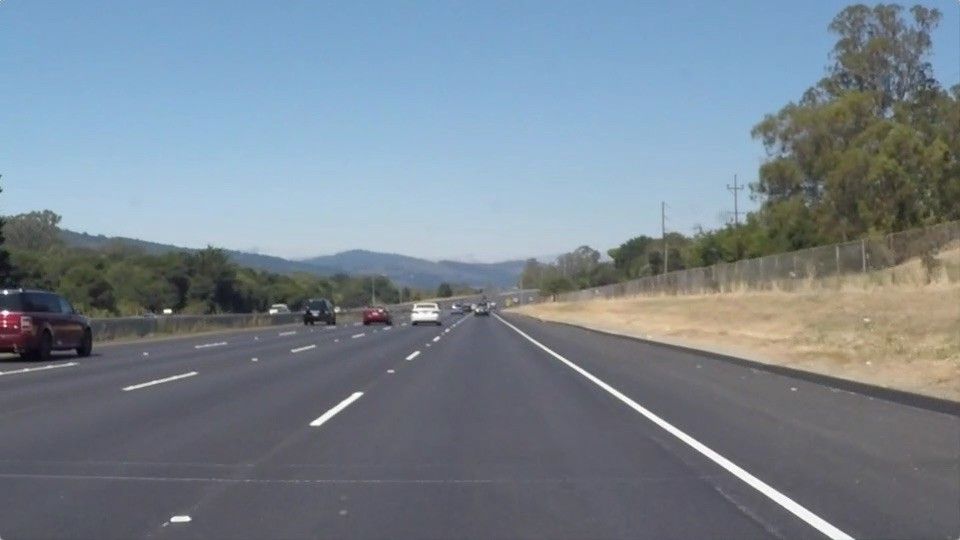
#> input picture Final_Assignments/HW3/Q8/road.jpg, 960 x 540 px
$ jupyter execute Q8.ipynb   (shell and % lines are left out)
#> lines starting #> are read from the running program, lines starting #| are printed output that depends on the picture; after the words box and inside, x2 and y2 are one past the last pixel; in counts of white or black regions, pixels touching at a corner belong together
### Final_Assignments/HW3/Q8/q5_q8.py
import numpy as np
import matplotlib.pyplot as plt
from time import time
from skimage import io

def conv(image, kernel):
    """ An implementation of convolution filter.

    This function uses element-wise multiplication and np.sum()
    to efficiently compute weighted sum of neighborhood at each
    pixel.

    Args:
        image: numpy array of shape (Hi, Wi)
        kernel: numpy array of shape (Hk, Wk)

    Returns:
        out: numpy array of shape (Hi, Wi)
    """
    Hi, Wi = image.shape
    Hk, Wk = kernel.shape
    out = np.zeros((Hi, Wi))

    # For this assignment, we will use edge values to pad the images.
    # Zero padding will make derivatives at the image boundary very big,
    # whereas we want to ignore the edges at the boundary.
    pad_width0 = Hk // 2
    pad_width1 = Wk // 2
    pad_width = ((pad_width0,pad_width0),(pad_width1,pad_width1))
    padded = np.pad(image, pad_width, mode='edge')


    ### YOUR CODE HERE
    # Perform convolution
    for i in range(Hi):
        for j in range(Wi):
            # Extract the region of interest from the padded image
            region = padded[i:i+Hk, j:j+Wk]
            # Perform element-wise multiplication with the kernel and sum
            out[i, j] = np.sum(region * kernel)
    ### END YOUR CODE

    return out


def gaussian_kernel(size, sigma):
    """ Implementation of Gaussian Kernel.

    This function follows the gaussian filter_values formula,
    and creates a filter_values matrix.

    Hints:
    - Use np.pi and np.exp to compute pi and exp

    Args:
        size: int of the size of output matrix
        sigma: float of sigma to calculate filter_values

    Returns:
        filter_values: numpy array of shape (size, size)
    """

    filter_values = np.zeros((size, size))
    delta = (size-1) / 2

    ### YOUR CODE HERE
    constant = 1 / (2 * np.pi * sigma**2)

    for i in range(size):
        for j in range(size):
            x = i - delta
            y = j - delta
            filter_values[i, j] = constant * np.exp(-(x**2 + y**2) / (2 * sigma**2))
    ### END YOUR CODE

    return filter_values


def partial_x(img):
    """ Computes partial x-derivative of input img.

    Hints:
        - You may use the conv function in defined in this file.

    Args:
        img: numpy array of shape (H, W)
    Returns:
        out: x-derivative image
    """

    out = None

    ### YOUR CODE HERE
    kernel = np.array([[-0.5, 0, 0.5]])

    # Compute the convolution of the input image with the kernel
    out = conv(img, kernel)
    ### END YOUR CODE

    return out


def partial_y(img):
    """ Computes partial y-derivative of input img.

    Hints:
        - You may use the conv function in defined in this file.

    Args:
        img: numpy array of shape (H, W)
    Returns:
        out: y-derivative image
    """

    out = None

    ### YOUR CODE HERE
    kernel = np.array([[-0.5], [0], [0.5]])

    # Compute the convolution of the input image with the kernel
    out = conv(img, kernel)
    ### END YOUR CODE

    return out


def gradient(img):
    """ Returns gradient magnitude and direction of input img.

    Args:
        img: Grayscale image. Numpy array of shape (H, W)

    Returns:
        G: Magnitude of gradient at each pixel in img.
            Numpy array of shape (H, W)
        theta: Direction(in degrees, 0 <= theta < 360) of gradient
            at each pixel in img. Numpy array of shape (H, W)
    """
    G = np.zeros(img.shape)
    theta = np.zeros(img.shape)

    ### YOUR CODE HERE
    dx = partial_x(img)
    dy = partial_y(img)

    # Compute gradient magnitude
    G = np.sqrt(dx**2 + dy**2)

    # Compute gradient direction
    theta = np.arctan2(dy, dx) * (180 / np.pi)
    theta[theta < 0] += 360
    ### END YOUR CODE

    return G, theta


def non_maximum_suppression(G, theta):
    """ Performs non-maximum suppression

    This function performs non-maximum suppression along the direction
    of gradient (theta) on the gradient magnitude image (G).

    Args:
        G: gradient magnitude image with shape of (H, W)
        theta: direction of gradients with shape of (H, W)

    Returns:
        out: non-maxima suppressed image
    """
    H, W = G.shape
    out = np.zeros((H, W))

    # Round the gradient direction to the nearest 45 degrees
    theta = np.floor((theta + 22.5) / 45) * 45

    ### BEGIN YOUR CODE
    # Define offsets for 8-connected neighborhood
    offsets_x = [1, 1, 0, -1, -1, -1, 0, 1]
    offsets_y = [0, 1, 1, 1, 0, -1, -1, -1]

    for y in range(1, H - 1):
        for x in range(1, W - 1):
            angle = theta[y, x]
            dx1, dy1 = offsets_x[int((angle % 360) / 45)], offsets_y[int((angle % 360) / 45)]
            dx2, dy2 = -dx1, -dy1

            # Check if the current pixel is a local maximum along the gradient direction
            if (G[y, x] >= G[y + dy1, x + dx1]) and (G[y, x] >= G[y + dy2, x + dx2]):
                out[y, x] = G[y, x]
    ### END YOUR CODE

    return out


def double_thresholding(img, high, low):
    """
    Args:
        img: numpy array of shape (H, W) representing NMS edge response
        high: high threshold(float) for strong edges
        low: low threshold(float) for weak edges

    Returns:
        strong_edges: Boolean array representing strong edges.
            Strong edeges are the pixels with the values above
            the higher threshold.
        weak_edges: Boolean array representing weak edges.
            Weak edges are the pixels with the values below the
            higher threshould and above the lower threshold.
    """

    strong_edges = np.zeros(img.shape)
    weak_edges = np.zeros(img.shape)

    ### YOUR CODE HERE
    # Find strong edges
    strong_edges = img > high

    # Find weak edges
    weak_edges = (img >= low) & (img <= high)
    ### END YOUR CODE

    return strong_edges, weak_edges


# [31 lines left out: function get_neighbors, not called in this run]


def link_edges(strong_edges, weak_edges):
    """ Find weak edges connected to strong edges and link them.

    Iterate over each pixel in strong_edges and perform breadth first
    search across the connected pixels in weak_edges to link them.
    Here we consider a pixel (a, b) is connected to a pixel (c, d)
    if (a, b) is one of the eight neighboring pixels of (c, d).

    Args:
        strong_edges: binary image of shape (H, W)
        weak_edges: binary image of shape (H, W)
    Returns:
        edges: numpy array of shape(H, W)
    """

    H, W = strong_edges.shape
    indices = np.stack(np.nonzero(strong_edges)).T
    edges = np.zeros((H, W))
    ### YOUR CODE HERE
    # Define offsets for 8-connected neighborhood
    offsets_x = [1, 1, 0, -1, -1, -1, 0, 1]
    offsets_y = [0, 1, 1, 1, 0, -1, -1, -1]

    # Iterate over each pixel in strong_edges
    strong_pixels = list(zip(*np.nonzero(strong_edges)))
    visited = np.zeros((H, W), dtype=bool)
    for y, x in strong_pixels:
        # Perform breadth-first search
        queue = [(y, x)]
        visited[y, x] = True
        while queue:
            cy, cx = queue.pop(0)
            edges[cy, cx] = 1
            # Check neighboring pixels in weak_edges
            for offset_y, offset_x in zip(offsets_y, offsets_x):
                ny, nx = cy + offset_y, cx + offset_x
                if 0 <= ny < H and 0 <= nx < W and not visited[ny, nx] and weak_edges[ny, nx]:
                    visited[ny, nx] = True
                    queue.append((ny, nx))
    ### END YOUR CODE

    return edges


def canny(img, kernel_size=5, sigma=1.4, high=20, low=15):
    """ Implement canny edge detector by calling functions above.

    Args:
        img: binary image of shape (H, W)
        kernel_size: int of size for kernel matrix
        sigma: float for calculating kernel
        high: high threshold for strong edges
        low: low threashold for weak edges
    Returns:
        edge: numpy array of shape(H, W)
    """
    ### YOUR CODE HERE
    # Step 1: Apply Gaussian smoothing
    kernel = gaussian_kernel(kernel_size, sigma)
    smoothed = conv(img, kernel)
    # Step 2: Compute gradient magnitude and direction
    G, theta = gradient(smoothed)

    # Step 3: Perform non-maximum suppression
    nms = non_maximum_suppression(G, theta)

    # Step 4: Apply double thresholding
    strong_edges, weak_edges = double_thresholding(nms, high, low)

    # Step 5: Link weak edges to strong edges
    edge = link_edges(strong_edges, weak_edges)
    ### END YOUR CODE

    return edge

### Final_Assignments/HW3/Q8/Q8.ipynb
# Q8
This assignment covers Hough transform.

## Lane Detection

In this section we will implement a simple lane detection application using Canny edge detector and Hough transform.

The algorithm can broken down into the following steps:
1. Detect edges using the Canny edge detector.
2. Extract the edges in the region of interest (a triangle covering the bottom corners and the center of the image).
3. Run Hough transform to detect lanes.

### 1. Edge detection
Lanes on the roads are usually thin and long lines with bright colors. Our edge detection algorithm by itself should be able to find the lanes pretty well. Run the code cell below to load the example image and detect edges from the image.

Note : import Canny function which implement in Q5.ipnyb.

[cell 1]
# Setup
import numpy as np
import matplotlib.pyplot as plt
from time import time
from skimage import io

from __future__ import print_function

plt.rcParams['figure.figsize'] = (15.0, 12.0) # set default size of plots
plt.rcParams['image.interpolation'] = 'nearest'
plt.rcParams['image.cmap'] = 'gray'

# for auto-reloading extenrnal modules

[cell 2]
from __future__ import print_function

# import canny from Q5
from q5_q8 import canny

# Load image
img = io.imread('road.jpg', as_gray=True)

# Run Canny edge detector
edges = canny(img, kernel_size=5, sigma=1.4, high=0.03, low=0.02)
#> after the loop in conv, `for i in range(Hi):`:
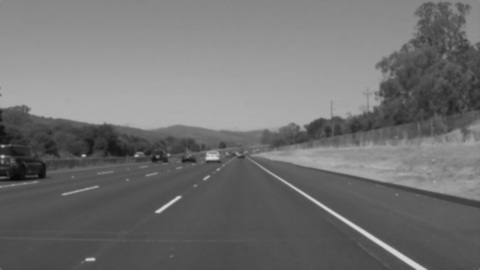
#> out: shape (540, 960) float64 (shown at 1/2 size); min 0.0304, max 0.851, mean 0.445
#> after the loop in conv (call 3), `for i in range(Hi):`:
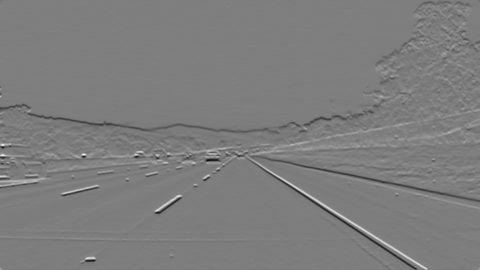
#> out: shape (540, 960) float64 (shown at 1/2 size); min -0.154, max 0.157, mean -0.000408; drawn with min black and max white
#> in gradient, `theta = np.arctan2(dy, dx) * (180 / np.pi)`:
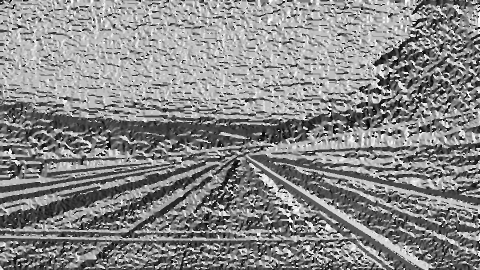
#> theta: shape (540, 960) float64 (shown at 1/2 size); min -180, max 180, mean 13; drawn with min black and max white
#> in gradient, `theta[theta < 0] += 360`:
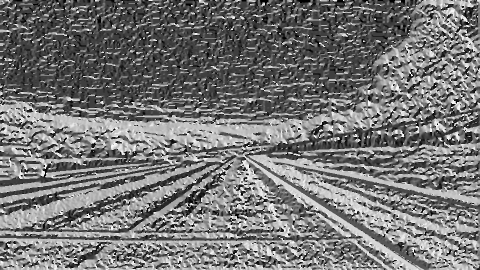
#> theta: shape (540, 960) float64 (shown at 1/2 size); min 0, max 360, mean 167.1; drawn with min black and max white
#> in double_thresholding, `strong_edges = img > high`:
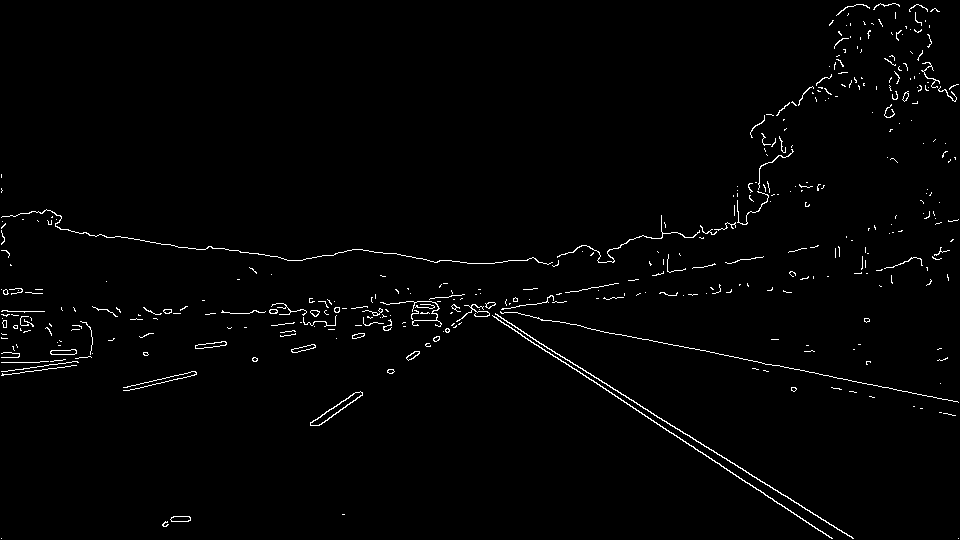
#> strong_edges: shape (540, 960) bool; 1.5% white in thin lines or dots
#> in double_thresholding, `weak_edges = (img >= low) & (img <= high)`:
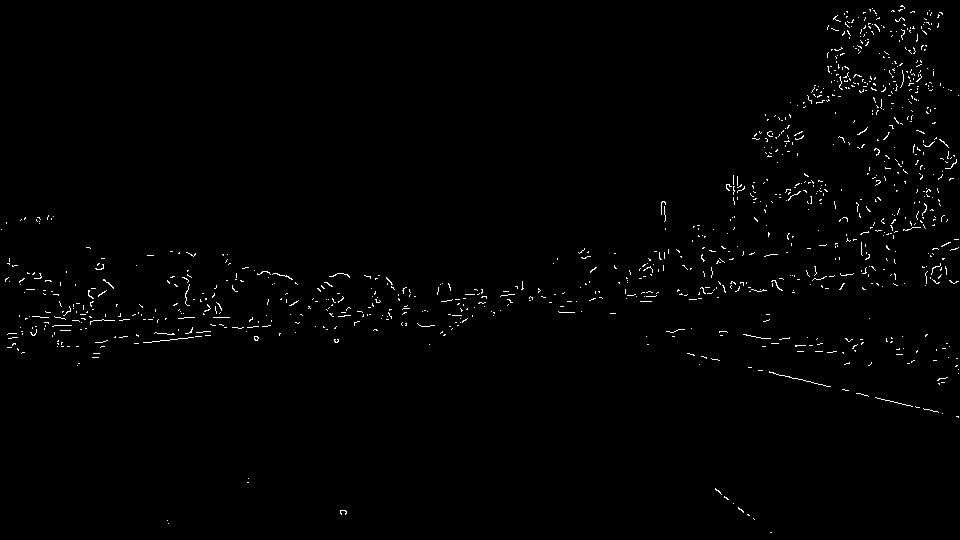
#> weak_edges: shape (540, 960) bool; 0.98% white in thin lines or dots
#> in link_edges, `indices = np.stack(np.nonzero(strong_edges)).T`: indices = 7613 pairs, first value 3 to 538, second value 1 to 958
#> in link_edges, `strong_pixels = list(zip(*np.nonzero(strong_edges)))`: strong_pixels has the same summary as indices
#> the loop in link_edges, `for y, x in strong_pixels:` made 7613 passes
#> (y, x) on passes 1 to 3: (3, 880), (3, 892), (3, 893)

plt.subplot(211)
plt.imshow(img)
plt.axis('off')
plt.title('Input Image')

plt.subplot(212)
plt.imshow(edges)
plt.axis('off')
plt.title('Edges')
plt.show()

### 2. Extracting region of interest (ROI)
We can see that the Canny edge detector could find the edges of the lanes. However, we can also see that there are edges of other objects that we are not interested in. Given the position and orientation of the camera, we know that the lanes will be located in the lower half of the image. The code below defines a binary mask for the ROI and extract the edges within the region.

[cell 3]
H, W = img.shape
# Generate mask for ROI (Region of Interest)
mask = np.zeros((H, W))
cnt = 0
for i in range(H):
    for j in range(W):

        if i > (float(H) / float(W)) * j and i > -(float(H) / W) * j + H:
            cnt += 1
            mask[i, j] = 1
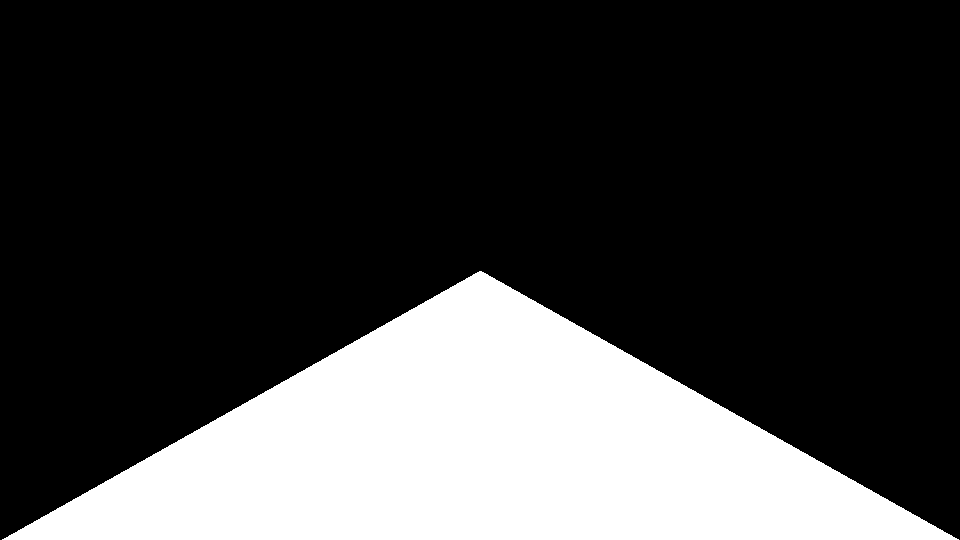
#> mask: shape (540, 960) float64; values 0 (black) and 1 (white), 24.9% white; 1 white region, box (x1, y1, x2, y2) and area: (2, 271, 959, 540) 129091
print (cnt)
#| 129091
# Extract edges in ROI
roi = edges * mask
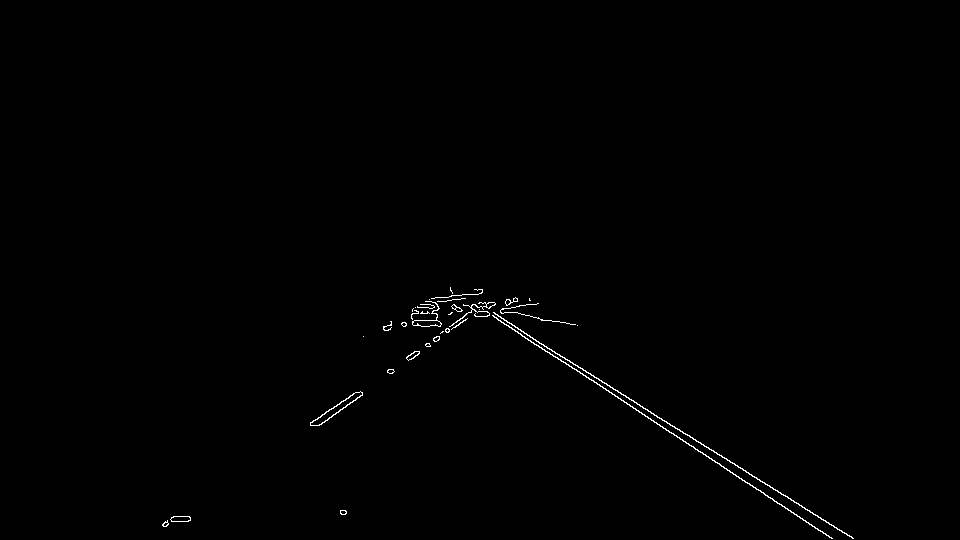
#> roi: shape (540, 960) float64; values 0 (black) and 1 (white), 0.43% white in thin lines or dots, all inside (x1, y1, x2, y2) = (162, 287, 854, 539)

plt.subplot(1,2,1)
plt.imshow(mask)
plt.title('Mask')
plt.axis('off')

plt.subplot(1,2,2)
plt.imshow(roi)
plt.title('Edges in ROI')
plt.axis('off')
plt.show()

### 3. Fitting lines using Hough transform
The output from the edge detector is still a collection of connected points. However, it would be more natural to represent a lane as a line parameterized as $y = ax + b$, with a slope $a$ and y-intercept $b$. We will use Hough transform to find parameterized lines that represent the detected edges.

In general, a straight line $y = ax + b$ can be represented as a point $(a, b)$ in the parameter space. However, this cannot represent vertical lines as the slope parameter will be unbounded. Alternatively, we parameterize a line using $\theta\in{[-\pi, \pi]}$ and $\rho\in{\mathbb{R}}$ as follows:

$$
\rho = x\cdot{cos\theta} + y\cdot{sin\theta}
$$

Using this parameterization, we can map everypoint in $xy$-space to a sine-like line in $\theta\rho$-space (or Hough space). We then accumulate the parameterized points in the Hough space and choose points (in Hough space) with highest accumulated values. A point in Hough space then can be transformed back into a line in $xy$-space.

*See [notes](http://web.ipac.caltech.edu/staff/fmasci/home/astro_refs/HoughTrans_lines_09.pdf) on Hough transform.*

Implement **`hough_transform`**.

[cell 4]
def hough_transform(img):
    """ Transform points in the input image into Hough space.

    Use the parameterization:
        rho = x * cos(theta) + y * sin(theta)
    to transform a point (x,y) to a sine-like function in Hough space.

    Args:
        img: binary image of shape (H, W).

    Returns:
        accumulator: numpy array of shape (m, n).
        rhos: numpy array of shape (m, ).
        thetas: numpy array of shape (n, ).
    """
    # Set rho and theta ranges
    W, H = img.shape
    diag_len = int(np.ceil(np.sqrt(W * W + H * H)))
    rhos = np.linspace(-diag_len, diag_len, 2 * diag_len + 1)
    thetas = np.deg2rad(np.arange(-90.0, 90.0))

    # Cache some reusable values
    cos_t = np.cos(thetas)
    sin_t = np.sin(thetas)
    num_thetas = len(thetas)

    # Initialize accumulator in the Hough space
    accumulator = np.zeros((2 * diag_len + 1, num_thetas), dtype=np.uint64)
    ys, xs = np.nonzero(img)

    # Transform each point (x, y) in image
    # Find rho corresponding to values in thetas
    # and increment the accumulator in the corresponding coordinate.
    ### YOUR CODE HERE
    for y, x in zip(ys, xs):
        for t_idx in range(num_thetas):
            rho = int(x * cos_t[t_idx] + y * sin_t[t_idx]) + diag_len
            accumulator[rho, t_idx] += 1
    ### END YOUR CODE

    return accumulator, rhos, thetas

[cell 5]
# Perform Hough transform on the ROI
acc, rhos, thetas = hough_transform(roi)
#> in hough_transform, `ys, xs = np.nonzero(img)`: ys = 2239 values from 287 to 538; xs = 2239 values, max 853 at index 2238, min 162 at index 2150, mean 546.7
#> the loop in hough_transform, `for y, x in zip(ys, xs):` made 2239 passes
#> (y, x) on passes 1 to 3: (287, 450), (288, 450), (289, 450)
#> after the loop in hough_transform, `for y, x in zip(ys, xs):`:
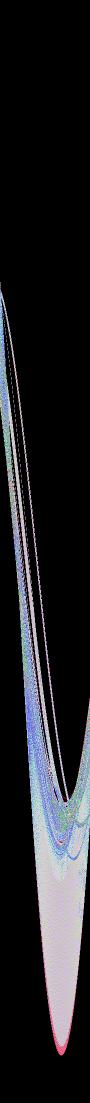
#> accumulator: shape (2205, 180) uint64 (shown at 1/2 size); 102 distinct labels, from 0 to 406; one colour per label, 0 black
#> rhos = 2205 values from -1102 to 1102; thetas = 180 values from -1.57 to 1.55

# Coordinates for right lane
xs_right = []
ys_right = []

# Coordinates for left lane
xs_left = []
ys_left = []

for i in range(20):
    idx = np.argmax(acc)
    r_idx = idx // acc.shape[1]
    t_idx = idx % acc.shape[1]
    acc[r_idx, t_idx] = 0 # Zero out the max value in accumulator

    rho = rhos[r_idx]
    theta = thetas[t_idx]

    # Transform a point in Hough space to a line in xy-space.
    a = - (np.cos(theta)/np.sin(theta)) # slope of the line
    b = (rho/np.sin(theta)) # y-intersect of the line

    # Break if both right and left lanes are detected
    if xs_right and xs_left:
        break

    if a < 0: # Left lane
        if xs_left:
            continue
        xs = xs_left
        ys = ys_left
    else: # Right Lane
        if xs_right:
            continue
        xs = xs_right
        ys = ys_right

    for x in range(img.shape[1]):
        y = a * x + b
        if y > img.shape[0] * 0.6 and y < img.shape[0]:
            xs.append(x)
            ys.append(int(round(y)))
#> this loop made 13 passes
#> (idx, r_idx, t_idx, rho, theta, a, b) on passes 1 to 8: (197672, 1098, 32, -4, -1.01, 0.625, 4.72), (198753, 1104, 33, 2, -0.995, 0.649, -2.38), (198933, 1105, 33, 3, -0.995, 0.649, -3.58), (201454, 1119, 34, 17, -0.977, 0.675, -20.51), (201274, 1118, 34, 16, -0.977, 0.675, -19.3), (194971, 1083, 31, -19, -1.03, 0.601, 22.17), (201634, 1120, 34, 18, -0.977, 0.675, -21.71), (194791, 1082, 31, -20, -1.03, 0.601, 23.33)
#> acc: shape (2205, 180) uint64; 89 distinct labels, from 0 to 112

plt.imshow(img)
plt.plot(xs_left, ys_left, linewidth=5.0)
plt.plot(xs_right, ys_right, linewidth=5.0)
plt.axis('off')
plt.show()
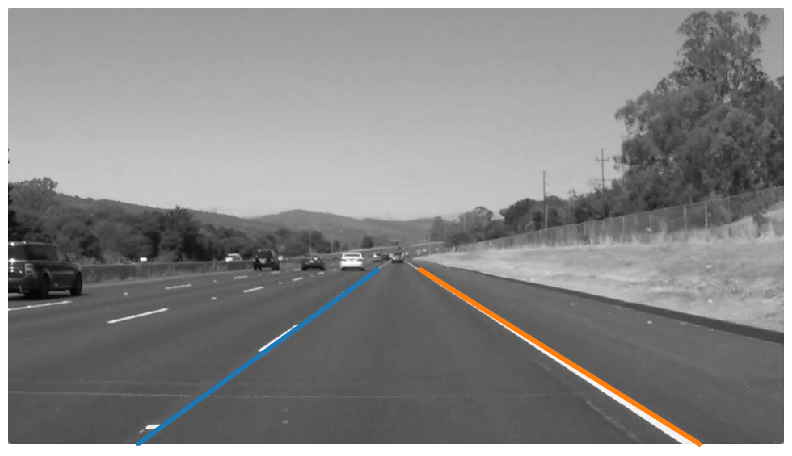
#> figure drawn by matplotlib, 1 panel
